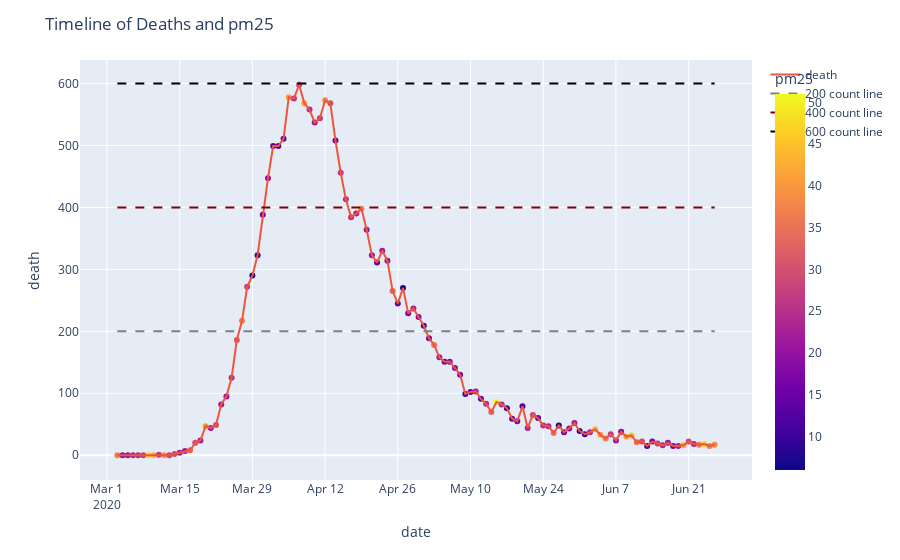

Write notebook code for a chart like this one.
### Code cell
fig = px.scatter(df_final,x='date', y='death',color='pm25')

# You can pull individual columns of data from the dataset and use markers or not
fig.add_trace(go.Scatter(x=df_final.date, y=df_final.death, 
                        mode='lines', name='death'))

fig.update_layout(title='Timeline of Deaths and pm25', 
                  xaxis_title='date', yaxis_title='death')

fig.add_trace(go.Scatter(x=df_final['date'], y=[200]*len(df_final), 
                          mode='lines', name='200 count line', 
                          line = dict(dash='dash',color='gray')))

fig.add_trace(go.Scatter(x=df_final['date'], y=[400]*len(df_final), 
                          mode='lines', name='400 count line', 
                          line = dict(dash='dash',color='maroon')))

fig.add_trace(go.Scatter(x=df_final['date'], y=[600]*len(df_final), 
                          mode='lines', name='600 count line', 
                          line = dict(dash='dash',color='black')))
